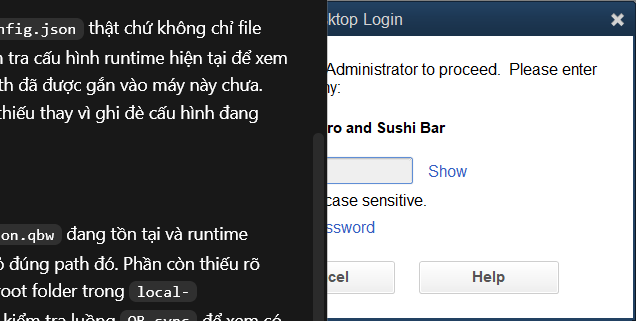
#> input picture integration-system-laptop2-CQB-20260615-025044/reports/evidence/raw-stockton-qb-live-2026-06-30/01-qb-login-dialog.png, 636 x 321 px
$ python test_cell_extraction.py ../../integration-system-laptop2-CQB-20260615-025044/reports/evidence/raw-stockton-qb-live-2026-06-30/01-qb-login-dialog.png
#> lines starting #> are read from the running program, lines starting #| are printed output that depends on the picture; after the words box and inside, x2 and y2 are one past the last pixel; in counts of white or black regions, pixels touching at a corner belong together
### whatsapp-ai-gateway/paddleocr_service/form_preprocessor.py
"""
form_preprocessor.py
=====================
OpenCV-based form preprocessing pipeline:
1. Load image
2. Auto-detect form edges
3. Perspective correction
4. Remove noise / deskew
"""

import cv2
import numpy as np
from typing import Optional, Tuple


def load_image(image_path: str) -> Optional[np.ndarray]:
    """Load an image from disk. Returns None on failure."""
    img = cv2.imread(image_path)
    if img is None:
        return None
    return img


# [5 lines left out: function load_image_from_bytes, not called in this run]


def to_grayscale(img: np.ndarray) -> np.ndarray:
    return cv2.cvtColor(img, cv2.COLOR_BGR2GRAY)


# [15 lines left out: functions get_image_size, resize_to_standard, not called in this run]


# ─── Perspective Correction ────────────────────────────────────────────────────

def auto_detect_form_edges(img: np.ndarray) -> Optional[np.ndarray]:
    """
    Detect the four corners of a rectangular form in the image using edge detection.
    Returns ordered corners as np.array of shape (4, 2): top-left, top-right,
    bottom-right, bottom-left. Returns None if no rectangle found.
    """
    gray = to_grayscale(img)
    blurred = cv2.GaussianBlur(gray, (5, 5), 0)
    edges = cv2.Canny(blurred, 50, 150)

    # Close the edges to connect contours
    kernel = cv2.getStructuringElement(cv2.MORPH_RECT, (5, 5))
    closed = cv2.morphologyEx(edges, cv2.MORPH_CLOSE, kernel)

    contours, _ = cv2.findContours(closed, cv2.RETR_EXTERNAL, cv2.CHAIN_APPROX_SIMPLE)
    if not contours:
        return None

    # Find the largest quadrilateral contour
    best_cnt = None
    best_area = 0
    for cnt in contours:
        peri = cv2.arcLength(cnt, True)
        approx = cv2.approxPolyDP(cnt, 0.02 * peri, True)
        if len(approx) == 4:
            area = cv2.contourArea(approx)
            if area > best_area:
                best_area = area
                best_cnt = approx

    if best_cnt is None or best_area < (img.shape[0] * img.shape[1] * 0.05):
        return None

    return order_corners(best_cnt.reshape(4, 2))


def order_corners(pts: np.ndarray) -> np.ndarray:
    """Order corners: top-left, top-right, bottom-right, bottom-left."""
    pts = pts.astype(np.float64)
    # Sum = top-left + bottom-right (smallest), bottom-left + top-right (largest)
    s = pts.sum(axis=1)
    diff = np.diff(pts, axis=1)

    top_left = pts[np.argmin(s)]
    bottom_right = pts[np.argmax(s)]
    top_right = pts[np.argmin(diff)]
    bottom_left = pts[np.argmax(diff)]

    return np.array([top_left, top_right, bottom_right, bottom_left], dtype=np.float64)


def compute_perspective_transform(src_corners: np.ndarray, dst_size: Tuple[int, int]) -> Tuple[np.ndarray, np.ndarray]:
    """Compute homography matrix for perspective correction.

    Args:
        src_corners: 4x2 ordered corners from the detected form
        dst_size: (width, height) of the output corrected image

    Returns:
        (M, warped) where M is the 3x3 transform matrix and warped is the
        corrected image. Caller uses cv2.warpPerspective(img, M, dst_size).
    """
    w, h = dst_size
    dst_corners = np.array([
        [0, 0],
        [w - 1, 0],
        [w - 1, h - 1],
        [0, h - 1],
    ], dtype=np.float64)

    M = cv2.getPerspectiveTransform(src_corners, dst_corners)
    return M


def perspective_correct(img: np.ndarray) -> Tuple[np.ndarray, dict]:
    """
    Detect and correct the perspective of a form in the image.

    Returns:
        (corrected_img, meta) where meta has:
            - "corrected": bool
            - "corners": detected corners (if found)
            - "angle": skew angle in degrees (if detectable)
    """
    h, w = img.shape[:2]
    meta = {"corrected": False, "corners": None, "angle": 0.0}

    corners = auto_detect_form_edges(img)
    if corners is None:
        # Fallback: deskew by Hough lines
        corrected = deskew_by_hough(img)
        if corrected is not img:
            meta["corrected"] = True
            meta["method"] = "hough_deskew"
        return corrected, meta

    # Compute output size: use the max of the two side pairs
    (tl, tr, br, bl) = corners
    width_a = np.linalg.norm(br - bl)
    width_b = np.linalg.norm(tr - tl)
    max_width = max(int(width_a), int(width_b))

    height_a = np.linalg.norm(tr - br)
    height_b = np.linalg.norm(tl - bl)
    max_height = max(int(height_a), int(height_b))

    dst_size = (max_width, max_height)

    M = compute_perspective_transform(corners, dst_size)
    corrected = cv2.warpPerspective(img, M, dst_size,
                                     flags=cv2.INTER_LINEAR,
                                     borderMode=cv2.BORDER_CONSTANT,
                                     borderValue=(255, 255, 255))

    meta["corrected"] = True
    meta["corners"] = corners.tolist()
    meta["method"] = "homography"
    return corrected, meta


# [139 lines left out: functions deskew_by_hough, enhance_for_ocr, remove_table_lines, crop_to_region, enlarge_cell, preprocess_cell, not called in this run]


# ─── Full Preprocessing Pipeline ─────────────────────────────────────────────

def preprocess_form(image_path: str = None,
                    image_data: bytes = None,
                    apply_perspective: bool = True,
                    enhance: bool = True) -> Tuple[np.ndarray, dict]:
    """
    Run the full form preprocessing pipeline.

    Args:
        image_path: path to image file
        image_data: raw bytes of image (alternative to path)
        apply_perspective: whether to do perspective correction
        enhance: whether to apply OCR enhancement

    Returns:
        (processed_img, meta) where meta contains debug info
    """
    meta = {"steps": []}

    if image_path:
        img = load_image(image_path)
    elif image_data:
        img = load_image_from_bytes(image_data)
    else:
        raise ValueError("Must provide image_path or image_data")

    if img is None:
        raise ValueError("Could not load image")

    h, w = img.shape[:2]
    meta["steps"].append(f"loaded: {w}x{h}")

    if apply_perspective:
        img, correction_meta = perspective_correct(img)
        if correction_meta.get("corrected"):
            meta["steps"].append(f"perspective_corrected: {correction_meta.get('method', 'unknown')}")
            meta["perspective"] = correction_meta

    if enhance:
        gray = to_grayscale(img)
        img = enhance_for_ocr(img)
        meta["steps"].append("enhanced_for_ocr")

    meta["final_size"] = {"width": img.shape[1], "height": img.shape[0]}
    return img, meta

### whatsapp-ai-gateway/paddleocr_service/test_cell_extraction.py
"""
test_cell_extraction.py
=======================
Test script for PaddleOCR cell extraction pipeline.
Run after installing dependencies: python test_cell_extraction.py

Usage:
  python test_cell_extraction.py [image_path] [template_id]

Example:
  python test_cell_extraction.py test_images/stone_oak_clear.jpg FoodSafety-StoneOak-v3
"""

import sys
import os
import json
import time

# Add service directory to path
sys.path.insert(0, os.path.dirname(os.path.abspath(__file__)))

from form_preprocessor import preprocess_form, load_image_from_bytes
from cell_extractor import extract_full_form
from column_selector import select_column_auto, format_column_prompt
from template_cell_maps import get_template, get_all_templates


# Expected values for Stone Oak form (ground truth)
STONE_OAK_EXPECTED = {
    "SO-01": 30, "SO-02": 0,  "SO-03": 35, "SO-04": 100, "SO-05": 40,
    "SO-06": 40, "SO-07": 0,  "SO-08": 100, "SO-09": 101, "SO-10": 102,
}

RIM_EXPECTED = {
    "RIM-01": 30,  "RIM-02": -20, "RIM-03": 35, "RIM-04": 100, "RIM-05": 40,
    "RIM-06": 40, "RIM-07": -15, "RIM-08": 100, "RIM-09": 101, "RIM-10": 102,
    "RIM-11": 39, "RIM-12": 41, "RIM-13": 39, "RIM-14": 38, "RIM-15": 40,
    "RIM-16": 351, "RIM-17": 352, "RIM-18": 210, "RIM-19": 210,
}


# [24 lines left out: function compute_accuracy, not called in this run]


def run_test(image_path, template_id="FoodSafety-StoneOak-v3"):
    """Run a single extraction test."""
    print(f"\n{'='*70}")
    print(f"TEST: {os.path.basename(image_path)}")
    print(f"Template: {template_id}")
    print(f"{'='*70}")

    if not os.path.exists(image_path):
        print(f"[ERROR] Image not found: {image_path}")
        return None

    # Step 1: Load & preprocess
    t0 = time.time()
    processed, meta = preprocess_form(
        image_path=image_path,
        apply_perspective=True,
        enhance=True,
    )
    preprocess_time = time.time() - t0
    print(f"\n[1] Preprocessing: {preprocess_time:.2f}s")
    print(f"    Steps: {meta.get('steps', [])}")
    if meta.get("perspective"):
        print(f"    Perspective: corrected={meta['perspective'].get('corrected')}")

    # Step 2: Extract
    t1 = time.time()
    result = extract_full_form(
        form_img=processed,
        template_id=template_id,
        selected_column=None,  # auto-select
        use_gpu=False,
        debug=False,
    )
    extract_time = time.time() - t1
    print(f"\n[2] Extraction: {extract_time:.2f}s")
    print(f"    Selected column: {result.get('selected_column')}")
    print(f"    10am filled: {result.get('column_10am_filled', 'N/A')}")
    print(f"    4pm filled: {result.get('column_4pm_filled', 'N/A')}")

    items = result.get("items", [])
    print(f"\n[3] Results ({len(items)} items):")
    hdr = "{:<8} {:<10} {:<15} {:<10}".format("ID", "Value", "Range", "Status")
    print(f"    {hdr}")
    for item in items:
        fid = item.get("id") or item.get("field_id", "?")
        val = item.get("value")
        val_str = str(val) if val is not None else "MISSING"
        rng = item.get("range", "")
        sts = item.get("status", "UNK")
        print(f"    {fid:<8} {val_str:<10} {rng:<15} {sts:<10}")

    # Compute accuracy
    if template_id == "FoodSafety-StoneOak-v3":
        expected = STONE_OAK_EXPECTED
    elif template_id == "FoodSafety-Rim-v3":
        expected = RIM_EXPECTED
    else:
        expected = {}

    if expected:
        acc, errors = compute_accuracy(items, expected)
        print(f"\n[4] Accuracy: {acc:.1%} ({len(errors)} errors)")
        for err in errors:
            print(f"    ERROR: {err['field_id']} expected={err['expected']} got={err['detected']} raw='{err['raw_text']}'")

    return result


# [75 lines left out: function run_negative_temperature_tests, not called in this run]


def main():
    args = sys.argv[1:]
    if not args:
        print(__doc__)
        print("\nNo image provided. Running all unit tests...\n")
        print("=" * 60)
        print("[UNIT TESTS] Digit Normalizer (Standard):")
        from cell_extractor import normalize_ocr_digit
        test_cases = [
            ("30", 30), ("0", 0), ("35", 35), ("100", 100),
            ("101", 101), ("102", 102), ("39", 39), ("41", 41),
            ("351", 351), ("352", 352), ("210", 210),
            ("3O", 30), ("l00", 100), ("—15", -15), ("5°", 5),
            ("-030", -30), ("030", 30), ("–10", -10), ("−5", -5),
        ]
        passed = 0
        for text, expected in test_cases:
            result = normalize_ocr_digit(text)
            ok = result == expected
            status = "PASS" if ok else "FAIL"
            print(f"  [{status}] normalize_ocr_digit('{text}') = {result} (expected {expected})")
            if ok:
                passed += 1
        print(f"\nDigit normalizer: {passed}/{len(test_cases)} passed")

        print("\n")
        run_negative_temperature_tests()
        return

    image_path = args[0]
    template_id = args[1] if len(args) > 1 else "FoodSafety-StoneOak-v3"

    result = run_test(image_path, template_id)
#> in load_image, img is the input picture: shape (321, 636, 3); mean B, G, R 131.2, 129.3, 127.7
#> in to_grayscale, `return cv2.cvtColor(img, cv2.COLOR_BGR2GRAY)`:
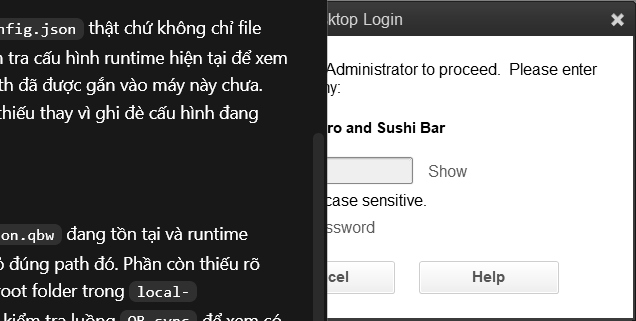
#> returned value: shape (321, 636); min 0, max 255, mean 129
#> in auto_detect_form_edges, `blurred = cv2.GaussianBlur(gray, (5, 5), 0)`:
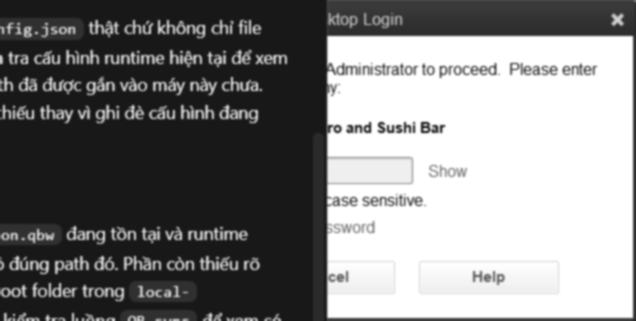
#> blurred: shape (321, 636); min 24, max 255, mean 129
#> in auto_detect_form_edges, `edges = cv2.Canny(blurred, 50, 150)`:
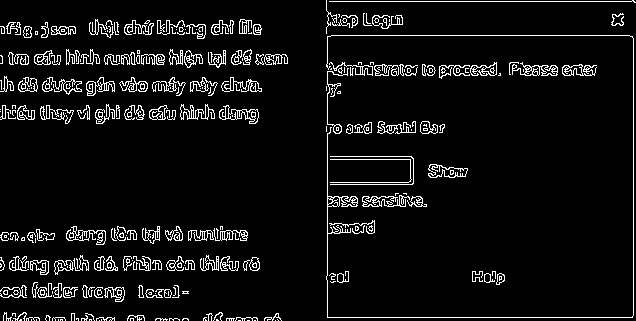
#> edges: shape (321, 636); 6.7% white in thin lines or dots
#> in auto_detect_form_edges, `closed = cv2.morphologyEx(edges, cv2.MORPH_CLOSE, kernel)`:
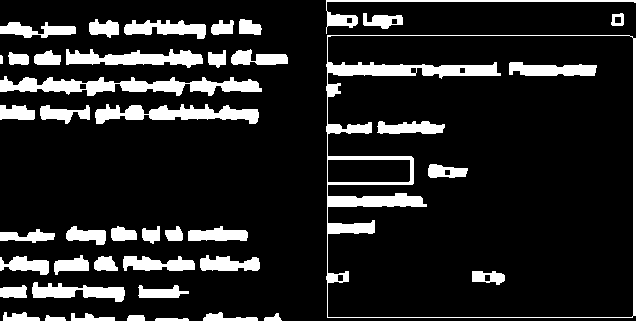
#> closed: shape (321, 636); 14.1% white; 44 white regions
#> in auto_detect_form_edges, `contours, _ = cv2.findContours(closed, cv2.RETR_EXTERNAL, cv2.CHAIN_AP..`: contours = 40 contours, 1 with area under 20; largest, box (x1, y1, x2, y2) and area: (326, 35, 636, 318) 86858, (0, 76, 262, 96) 2408, (95, 104, 259, 124) 1608, (66, 49, 203, 68) 1330, (32, 282, 125, 302) 896
#> the loop in auto_detect_form_edges, `for cnt in contours:` made 40 passes
#> (peri, area, best_area, best_cnt) on passes 24, 32: (451.7, 1826, 1826, [[95, 112], [96, 123], [258, 117], [207, 104]]), (1181.6, 86086, 86086, [[327, 35], [327, 317], [635, 315], [635, 38]])
#> after the loop in auto_detect_form_edges, `for cnt in contours:`: best_area = 86086
#> in order_corners, `pts = pts.astype(np.float64)`: pts = [[327, 35], [327, 317], [635, 315], [635, 38]]
#> in order_corners, `s = pts.sum(axis=1)`: s = [362, 644, 950, 673]
#> in order_corners, `diff = np.diff(pts, axis=1)`: diff = [-292, -10, -320, -597]
#> in order_corners, `top_left = pts[np.argmin(s)]`: top_left = [327, 35]
#> in order_corners, `bottom_right = pts[np.argmax(s)]`: bottom_right = [635, 315]
#> in order_corners, `top_right = pts[np.argmin(diff)]`: top_right = [635, 38]
#> in order_corners, `bottom_left = pts[np.argmax(diff)]`: bottom_left = [327, 317]
#> in perspective_correct, `corners = auto_detect_form_edges(img)`: corners = [[327, 35], [635, 38], [635, 315], [327, 317]]
#> in perspective_correct, `(tl, tr, br, bl) = corners`: tl = [327, 35]; tr = [635, 38]; br = [635, 315]; bl = [327, 317]
#> in perspective_correct, `width_a = np.linalg.norm(br - bl)`: width_a = 308
#> in perspective_correct, `height_a = np.linalg.norm(tr - br)`: height_a = 277
#> in perspective_correct, `height_b = np.linalg.norm(tl - bl)`: height_b = 282
#> in perspective_correct, `dst_size = (max_width, max_height)`: dst_size = (308, 282)
#> in compute_perspective_transform, `w, h = dst_size`: w = 308; h = 282
#> in compute_perspective_transform, `dst_corners = np.array([ [0, 0], [w - 1, 0], [w - 1, h - 1], [0, h - 1..`: dst_corners = [[0, 0], [307, 0], [307, 281], [0, 281]]
    if result:
        print(f"\n[COMPLETE] JSON output:")
        print(json.dumps(result, indent=2))


if __name__ == "__main__":
#> (the run stopped early here; a loop or call above may not have finished)
